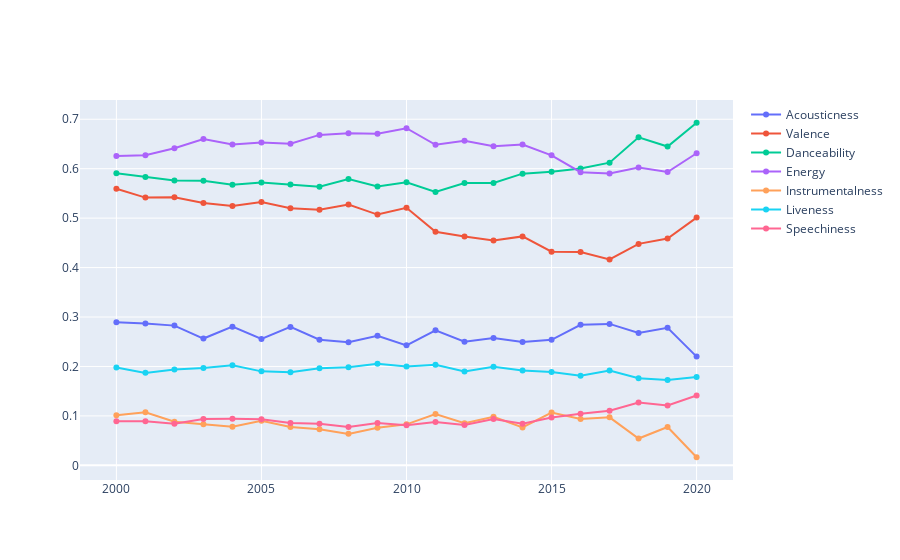

The notebook cell this image was saved under:
### Code cell
# Verificando cada característica ao longo dos anos.
import plotly.graph_objects as go

fig = go.Figure()

fig.add_trace(go.Scatter(x=dados_anos['year'], y=dados_anos['acousticness'], mode='lines+markers', name='Acousticness'))
fig.add_trace(go.Scatter(x=dados_anos['year'], y=dados_anos['valence'], mode='lines+markers', name='Valence'))
fig.add_trace(go.Scatter(x=dados_anos['year'], y=dados_anos['danceability'], mode='lines+markers', name='Danceability'))
fig.add_trace(go.Scatter(x=dados_anos['year'], y=dados_anos['energy'], mode='lines+markers', name='Energy'))
fig.add_trace(go.Scatter(x=dados_anos['year'], y=dados_anos['instrumentalness'], mode='lines+markers', name='Instrumentalness'))
fig.add_trace(go.Scatter(x=dados_anos['year'], y=dados_anos['liveness'], mode='lines+markers', name='Liveness'))
fig.add_trace(go.Scatter(x=dados_anos['year'], y=dados_anos['speechiness'], mode='lines+markers', name='Speechiness'))

### Figure 1 — Plotly figure (JSON) as saved in the notebook; plotly's stock layout.template omitted (floating-point values rounded to 4 significant figures)
{"data": [{"mode": "lines+markers", "name": "Acousticness", "type": "scatter", "x": [2000, 2001, 2002, 2003, 2004, 2005, 2006, 2007, 2008, 2009, 2010, 2011, 2012, 2013, 2014, 2015, 2016, 2017, 2018, 2019, 2020], "y": [0.2893, 0.2868, 0.2826, 0.2565, 0.2806, 0.2558, 0.28, 0.2541, 0.2492, 0.2619, 0.2427, 0.2732, 0.25, 0.2575, 0.2493, 0.254, 0.2842, 0.2861, 0.2676, 0.2783, 0.2199]}, {"mode": "lines+markers", "name": "Valence", "type": "scatter", "x": [2000, 2001, 2002, 2003, 2004, 2005, 2006, 2007, 2008, 2009, 2010, 2011, 2012, 2013, 2014, 2015, 2016, 2017, 2018, 2019, 2020], "y": [0.5595, 0.5415, 0.5424, 0.5305, 0.5245, 0.5325, 0.52, 0.5168, 0.5275, 0.5072, 0.5209, 0.4725, 0.4627, 0.4547, 0.463, 0.4321, 0.4315, 0.4165, 0.4479, 0.4588, 0.501]}, {"mode": "lines+markers", "name": "Danceability", "type": "scatter", "x": [2000, 2001, 2002, 2003, 2004, 2005, 2006, 2007, 2008, 2009, 2010, 2011, 2012, 2013, 2014, 2015, 2016, 2017, 2018, 2019, 2020], "y": [0.5909, 0.5833, 0.5762, 0.5758, 0.5677, 0.5723, 0.5682, 0.5634, 0.5792, 0.5642, 0.5725, 0.5529, 0.5709, 0.5711, 0.5899, 0.5938, 0.6002, 0.6122, 0.6635, 0.6448, 0.6929]}, {"mode": "lines+markers", "name": "Energy", "type": "scatter", "x": [2000, 2001, 2002, 2003, 2004, 2005, 2006, 2007, 2008, 2009, 2010, 2011, 2012, 2013, 2014, 2015, 2016, 2017, 2018, 2019, 2020], "y": [0.6254, 0.627, 0.6413, 0.6602, 0.6489, 0.6532, 0.6503, 0.6683, 0.6715, 0.6707, 0.6818, 0.6483, 0.6566, 0.6456, 0.6488, 0.6271, 0.5929, 0.5904, 0.6024, 0.5932, 0.6312]}, {"mode": "lines+markers", "name": "Instrumentalness", "type": "scatter", "x": [2000, 2001, 2002, 2003, 2004, 2005, 2006, 2007, 2008, 2009, 2010, 2011, 2012, 2013, 2014, 2015, 2016, 2017, 2018, 2019, 2020], "y": [0.1012, 0.1072, 0.08805, 0.08305, 0.07793, 0.09019, 0.0777, 0.07296, 0.06366, 0.07587, 0.08298, 0.1038, 0.08521, 0.09837, 0.07657, 0.1068, 0.09398, 0.09709, 0.05422, 0.07764, 0.01638]}, {"mode": "lines+markers", "name": "Liveness", "type": "scatter", "x": [2000, 2001, 2002, 2003, 2004, 2005, 2006, 2007, 2008, 2009, 2010, 2011, 2012, 2013, 2014, 2015, 2016, 2017, 2018, 2019, 2020], "y": [0.1977, 0.187, 0.1939, 0.197, 0.2022, 0.1901, 0.1883, 0.1961, 0.1984, 0.2053, 0.1997, 0.2033, 0.1897, 0.1996, 0.1918, 0.1889, 0.1812, 0.1917, 0.1763, 0.1726, 0.1785]}, {"mode": "lines+markers", "name": "Speechiness", "type": "scatter", "x": [2000, 2001, 2002, 2003, 2004, 2005, 2006, 2007, 2008, 2009, 2010, 2011, 2012, 2013, 2014, 2015, 2016, 2017, 2018, 2019, 2020], "y": [0.08921, 0.08918, 0.08431, 0.09393, 0.09424, 0.09333, 0.08585, 0.08435, 0.07736, 0.08546, 0.08103, 0.08748, 0.08174, 0.09385, 0.08406, 0.09678, 0.1043, 0.1105, 0.1272, 0.121, 0.1414]}], "layout": {}}
